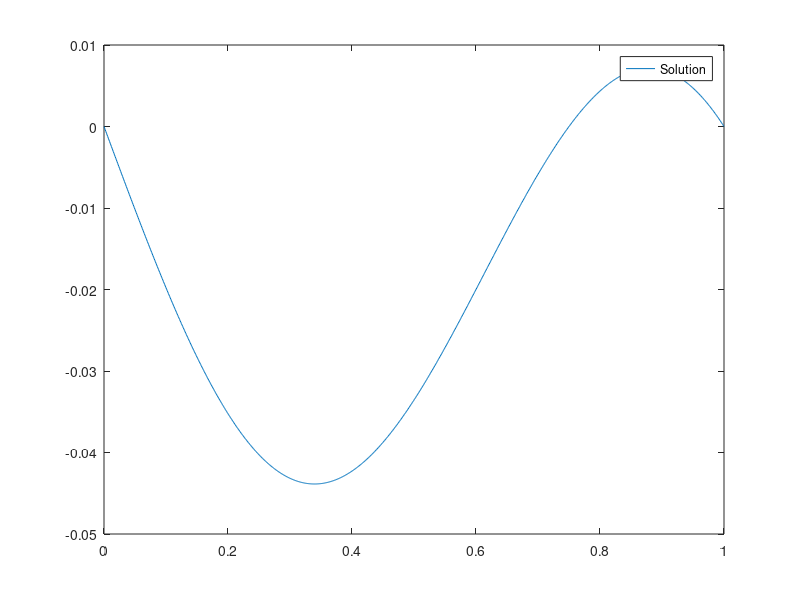
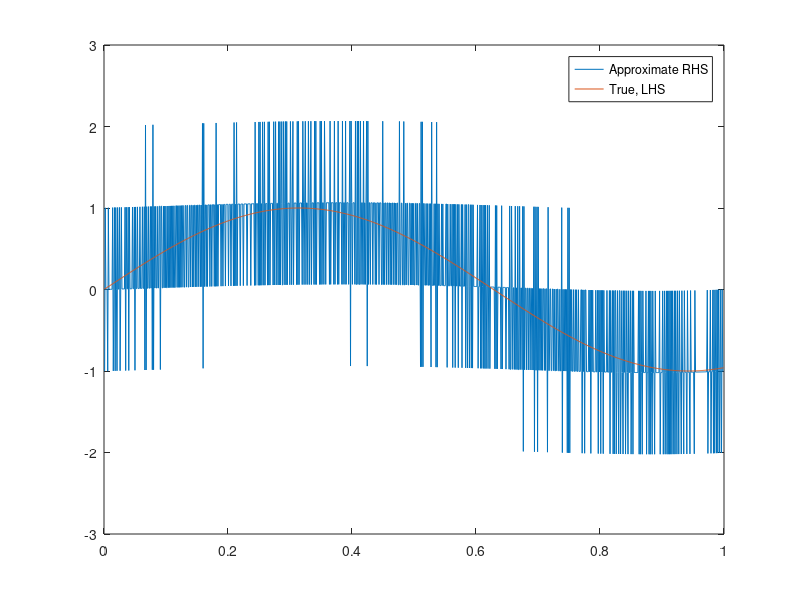

Source code (MATLAB) for these figures, in order:
close all
clear all
fileID = fopen('output.txt','r');
u=fscanf(fileID,'%f');
u=u';

x=linspace(0,1,numel(u));
h=x(2)-x(1);

% Selected function f
f=sin(5*x(2:end-1));
% Selected function r
r=-exp(x);

ubis=u(3:end)-2*u(2:end-1)+u(1:end-2);
ubis=ubis/h^2;

figure()
plot(x,u);
ru=r.*u;
rhs=ubis+ru(2:end-1);
legend('Solution')
print('Solution','-dpng')
%%
figure();
plot(x(2:end-1),rhs);
hold on
plot(x(2:end-1),f)
fclose('all');

legend('Approximate RHS', 'True, LHS')
print('Error','-dpng')